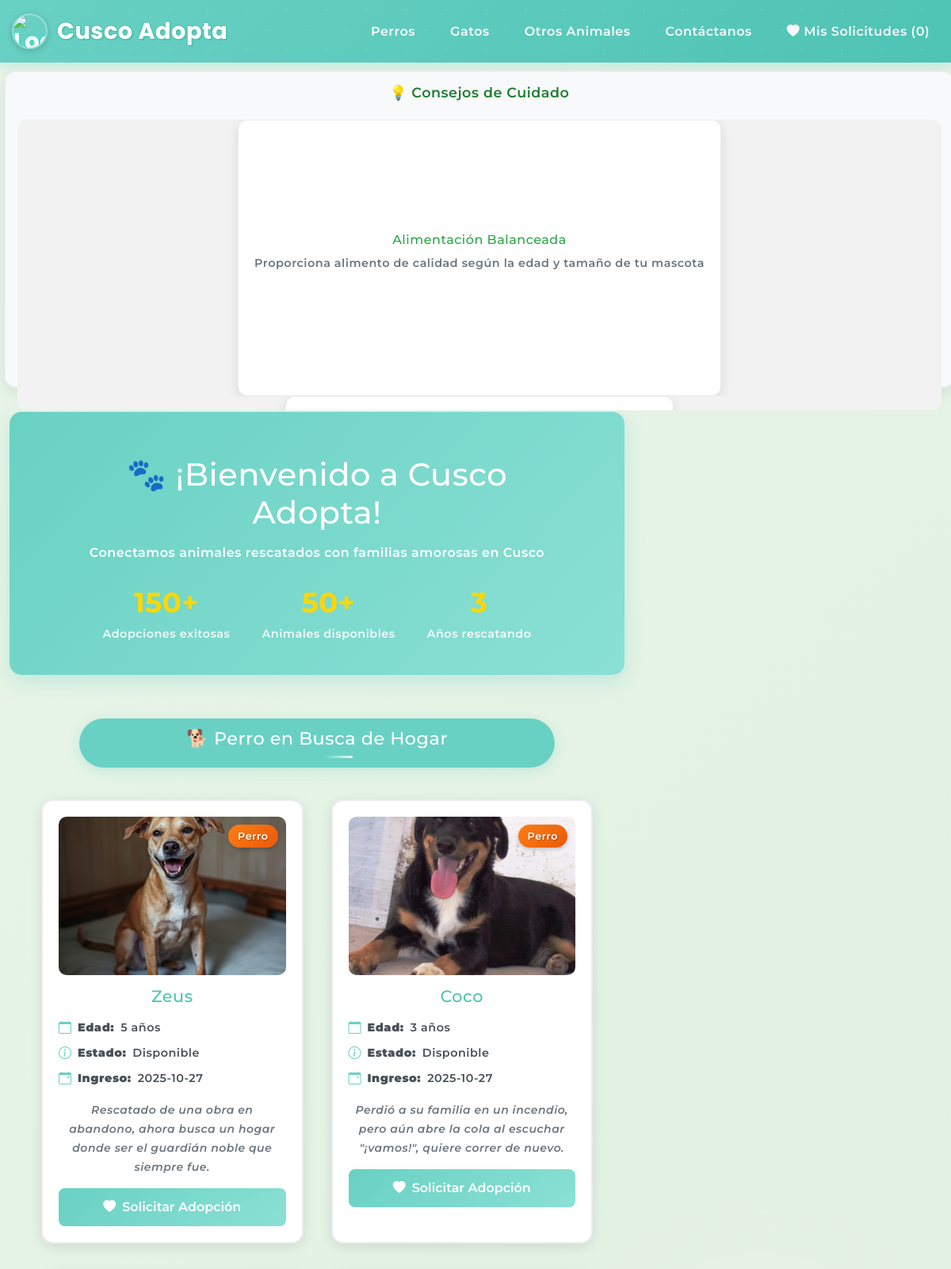
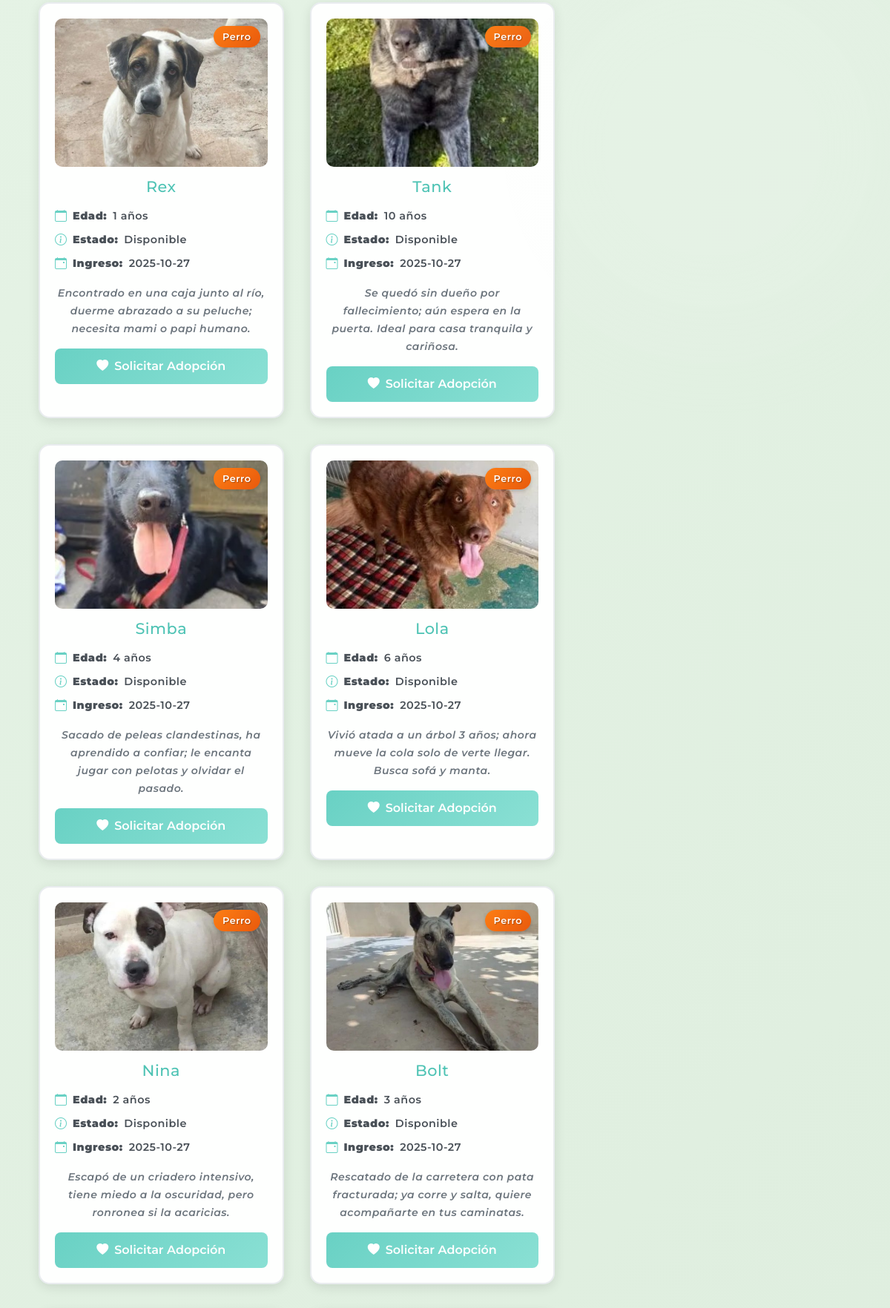
Screenshot of /Adopta_Cusco/index.php (upper part) with the database file from the repository (2 pictures, top to bottom).
### tables this page shows
CREATE TABLE `animales` (
  `id_animales` int(11) NOT NULL,
  `nombre` varchar(100) NOT NULL,
  `especie` enum('Perro','Gato','Otro') DEFAULT 'Perro',
  `edad` int(11) DEFAULT NULL,
  `descripcion` text DEFAULT NULL,
  `estado` enum('Disponible','Adoptado','En proceso') DEFAULT 'Disponible',
  `imagen` varchar(255) DEFAULT NULL,
  `fecha_ingreso` date DEFAULT curdate()
);

### Adopta_Cusco/index.php (the view, shortened to what this page needs)
<?php
  include_once __DIR__ . "/Modelo/conexion.php";
  $db = $conexion;
?>
<!DOCTYPE html>
<html lang="es">
<head>
  <link rel="stylesheet" href="https://cdn.jsdelivr.net/npm/bootstrap-icons@1.11.3/font/bootstrap-icons.min.css" />
  <link href="https://cdn.jsdelivr.net/npm/bootstrap@5.3.0/dist/css/bootstrap.min.css" rel="stylesheet" />
  <link rel="stylesheet" href="https://cdn.jsdelivr.net/npm/swiper@9/swiper-bundle.min.css" />
  <link rel="stylesheet" href="Vista/estilos/estilos.css">
</head>
<body>
<header class="cabecera">
  <h1>
    <img src="Vista/img/logo_cusco_adopta.png" alt="Logo Cusco Adopta" />
    Cusco Adopta
  </h1>
  <nav class="navegacion">
    <ul>
      <li><a href="#perros">Perros</a></li>
      <li><a href="#gatos">Gatos</a></li>
      <li><a href="#otros">Otros Animales</a></li>
      <li><a href="#" id="abrirContacto">Contáctanos</a></li>
      <?php
        $total_solicitudes = isset($_SESSION['solicitudes_adopcion']) ? count($_SESSION['solicitudes_adopcion']) : 0;
      ?>
      <li>
        <a href="solicitudes_adopcion.php">
          <i class="bi bi-heart-fill"></i> Mis Solicitudes (<span id="contador-solicitudes"><?php echo $total_solicitudes; ?></span>)
        </a>
      </li>
    </ul>
  </nav>
</header>
<div class="contenedor-principal">
  <div class="envoltorio-contenido">
    <div class="container-fluid">
      <div class="row">
        <aside class="col-lg-2 d-none d-lg-block aside-fijo">
          <h5 class="text-center mb-4">💡 Consejos de Cuidado</h5>
          <div class="swiper swiper-left">
            <div class="swiper-wrapper">
              <div class="swiper-slide">
                <div class="tarjeta-consejo">
                  <h6>Alimentación Balanceada</h6>
                  <p>Proporciona alimento de calidad según la edad y tamaño de tu mascota</p>
                </div>
              </div>
              <div class="swiper-slide">
                <div class="tarjeta-consejo">
                </div>
              </div>
            </div>
          </div>
        </aside>
        <main class="col-lg-8">
          <section class="banner-bienvenida">
            <div class="contenido-banner">
              <h2>🐾 ¡Bienvenido a Cusco Adopta!</h2>
              <p>Conectamos animales rescatados con familias amorosas en Cusco</p>
              <div class="estadisticas-banner">
                <div class="estadistica"><span class="numero">150+</span><span class="etiqueta">Adopciones exitosas</span></div>
                <div class="estadistica"><span class="numero">50+</span><span class="etiqueta">Animales disponibles</span></div>
                <div class="estadistica"><span class="numero">3</span><span class="etiqueta">Años rescatando</span></div>
              </div>
            </div>
          </section>
          <?php
          function mostrarAnimales($db, $tipo, $emoji) {
              echo "<section id='".strtolower($tipo)."' class='contenedor'>";
              echo "<h2 class='seccion'>$emoji $tipo en Busca de Hogar</h2>";
              $consulta = $db->query("SELECT * FROM animales WHERE especie='$tipo' AND estado='Disponible'");
              if ($consulta && $consulta->num_rows > 0) {
                  echo "<div class='grilla'>";
                  while ($animal = $consulta->fetch_assoc()) {
                      echo "
                      <div class='tarjeta tarjeta-animal'>
                        <div class='contenedor-img-animal'>
                          <img src='Vista/img/{$animal['imagen']}' alt='{$animal['nombre']}'>
                          <span class='insignia-tipo ".strtolower($animal['especie'])."'>{$animal['especie']}</span>
                        </div>
                        <h3>{$animal['nombre']}</h3>
                        <div class='informacion-animal'>
                          <p><i class='bi bi-calendar'></i> <strong>Edad:</strong> {$animal['edad']} años</p>
                          <p><i class='bi bi-info-circle'></i> <strong>Estado:</strong> {$animal['estado']}</p>
                          <p><i class='bi bi-calendar-event'></i> <strong>Ingreso:</strong> {$animal['fecha_ingreso']}</p>
                        </div>
                        <p class='descripcion'><small>{$animal['descripcion']}</small></p>
                        <form method='POST' action='solicitudes_adopcion.php' style='margin-top: 10px;'>
                          <input type='hidden' name='animal_id' value='{$animal['id_animales']}' />
                          <button type='submit' name='agregar_solicitud' class='boton-adoptar'>
                            <i class='bi bi-heart-fill'></i> Solicitar Adopción
                          </button>
                        </form>
                      </div>";
                  }
                  echo "</div>";
              } else {
                  echo "<p class='mensaje error'>No hay $tipo disponibles por ahora.</p>";
              }
              echo "</section>";
          }
          mostrarAnimales($db, "Perro", "🐕");
          ?>
        </main>
      </div>
    </div>
  </div>
</div>
</body>
</html>

### rows the page displays
animales: imagen+nombre (picture), especie "Perro", nombre "Zeus", edad "5", estado "Disponible", fecha_ingreso "2025-10-27", descripcion "Rescatado de una obra en abandono, ahora busca un hogar donde ser el guardián noble que siempre fue."
animales: imagen+nombre (picture), especie "Perro", nombre "Coco", edad "3", estado "Disponible", fecha_ingreso "2025-10-27", descripcion "Perdió a su familia en un incendio, pero aún abre la cola al escuchar \"¡vamos!\", quiere correr de nuevo."
animales: imagen (picture), especie "Perro", nombre "Rex", edad "1", estado "Disponible", fecha_ingreso "2025-10-27", descripcion "Encontrado en una caja junto al río, duerme abrazado a su peluche; necesita mami o papi humano."
animales: imagen+nombre (picture), especie "Perro", nombre "Tank", edad "10", estado "Disponible", fecha_ingreso "2025-10-27", descripcion "Se quedó sin dueño por fallecimiento; aún espera en la puerta. Ideal para casa tranquila y cariñosa."
animales: imagen+nombre (picture), especie "Perro", nombre "Simba", edad "4", estado "Disponible", fecha_ingreso "2025-10-27", descripcion "Sacado de peleas clandestinas, ha aprendido a confiar; le encanta jugar con pelotas y olvidar el pasado."
animales: imagen+nombre (picture), especie "Perro", nombre "Lola", edad "6", estado "Disponible", fecha_ingreso "2025-10-27", descripcion "Vivió atada a un árbol 3 años; ahora mueve la cola solo de verte llegar. Busca sofá y manta."
animales: imagen+nombre (picture), especie "Perro", nombre "Nina", edad "2", estado "Disponible", fecha_ingreso "2025-10-27", descripcion "Escapó de un criadero intensivo, tiene miedo a la oscuridad, pero ronronea si la acaricias."
animales: imagen+nombre (picture), especie "Perro", nombre "Bolt", edad "3", estado "Disponible", fecha_ingreso "2025-10-27", descripcion "Rescatado de la carretera con pata fracturada; ya corre y salta, quiere acompañarte en tus caminatas."

### other values shown
$total_solicitudes "0"
$emoji "🐕"
$tipo "Perro"
